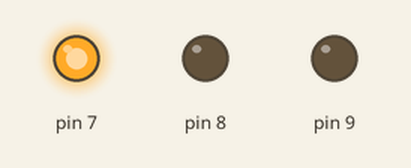
This sketch was run on a simulated Arduino Uno, built with avr-gcc and run on an emulated ATmega328P. On the bench: output pins drawn as LEDs (lit = HIGH).

Above: at 0.5 s.
At 4.5 s:
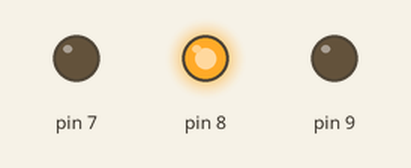
At 6.5 s:
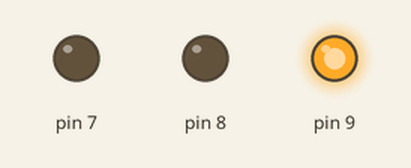
At 9.5 s:
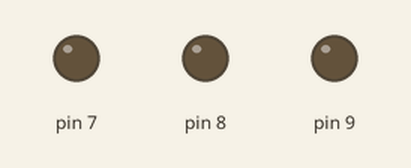
Timing chart, 0 to 10.4 s (numbered marks = the images above):
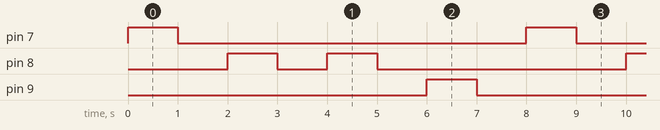

The sketch:

2_3_1_LED3.ino
```cpp
/*
 * Generated using BlocklyDuino:
 *
 * https://github.com/MediaTek-Labs/BlocklyDuino-for-LinkIt
 *
 * Date: Wed, 27 Mar 2019 14:28:07 GMT
 */


void setup()
{
  pinMode(7, OUTPUT);
  pinMode(8, OUTPUT);
  pinMode(9, OUTPUT);
  digitalWrite(7, LOW);
  digitalWrite(8, LOW);
  digitalWrite(9, LOW);
}


void loop()
{
  digitalWrite(7, HIGH);
  delay(1000);
  digitalWrite(7, LOW);
  delay(1000);
  digitalWrite(8, HIGH);
  delay(1000);
  digitalWrite(8, LOW);
  delay(1000);
  digitalWrite(8, HIGH);
  delay(1000);
  digitalWrite(8, LOW);
  delay(1000);
  digitalWrite(9, HIGH);
  delay(1000);
  digitalWrite(9, LOW);
  delay(1000);
}
```

Measured:
- by itself, pin 7, pin 9: alternates HIGH for 1.0 s and LOW for 7.0 s
- by itself, pin 8: repeats every 8.0 s: LOW 1.0 s, HIGH 1.0 s, LOW 5.0 s, HIGH 1.0 s
- by itself, everything shown: repeats every 8.0 s, in 8 steps
